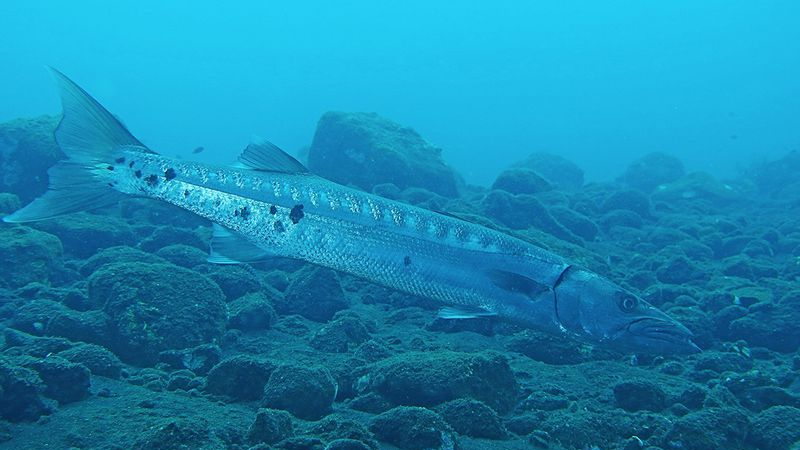
#> input picture data/raw/100_img_.png, 800 x 450 px
$ python -i evaluation.py   (imports and definitions only)   (older library calls are emulated)
#> lines starting #> are read from the running program, lines starting #| are printed output that depends on the picture; long printed decimals are rounded
"""
evaluation.py
水下图像增强的评价指标
该模块包含计算 PSNR、UCIQE 和 UIQM 指标的函数。
"""

import numpy as np
import cv2
from skimage import metrics

# [43 lines left out: functions calculate_psnr, calculate_uciqe, not called in this run]


def calculate_uiqm(img):
    print('\n[UIQM 计算]')
    img = img.astype('float32') / 255.0
    c1 = 0.0282
    c2 = 0.2953
    c3 = 3.5753

    uicm = calculate_uicm(img)
    print(f'UICM: {uicm}')
    uism = calculate_uism(img)
    print(f'UISM: {uism}')
    uiconm = calculate_uiconm(img)
    print(f'UICONM: {uiconm}')

    uiqm = c1 * uicm + c2 * uism + c3 * uiconm
    print(f'计算得到的 UIQM: {uiqm}')
    return uiqm

def calculate_uicm(img):
    r = img[:, :, 2]
    g = img[:, :, 1]
    b = img[:, :, 0]
    rg = r - g
    yb = (r + g) / 2 - b
    rg_std = np.std(rg)
    yb_std = np.std(yb)
    uicm = -0.0268 * rg_std + -0.1586 * yb_std
    print(f'rg_std: {rg_std}, yb_std: {yb_std}')
    return uicm

def calculate_uism(img):
    gray = cv2.cvtColor((img * 255).astype('uint8'), cv2.COLOR_BGR2GRAY)
    sobel_h = cv2.Sobel(gray, cv2.CV_64F, 1, 0, ksize=3)
    sobel_v = cv2.Sobel(gray, cv2.CV_64F, 0, 1, ksize=3)
    gradient_magnitude = np.sqrt(sobel_h ** 2 + sobel_v ** 2)
    uism = np.mean(gradient_magnitude)
    return uism

def calculate_uiconm(img):
    h, w, _ = img.shape
    N = h * w
    alpha = 0.1  # 权重因子
    chroma = np.sqrt(np.sum((img - np.mean(img, axis=(0, 1))) ** 2, axis=2))
    uiconm = alpha * np.sum(chroma) / N
    return uiconm

>>> import cv2
>>> picture = cv2.imread('../../data/raw/100_img_.png')
#> picture is the input picture: shape (450, 800, 3); mean B, G, R 175.4, 134.8, 22.9
>>> result = calculate_uiqm(picture)
#> in calculate_uicm, `g = img[:, :, 1]`:
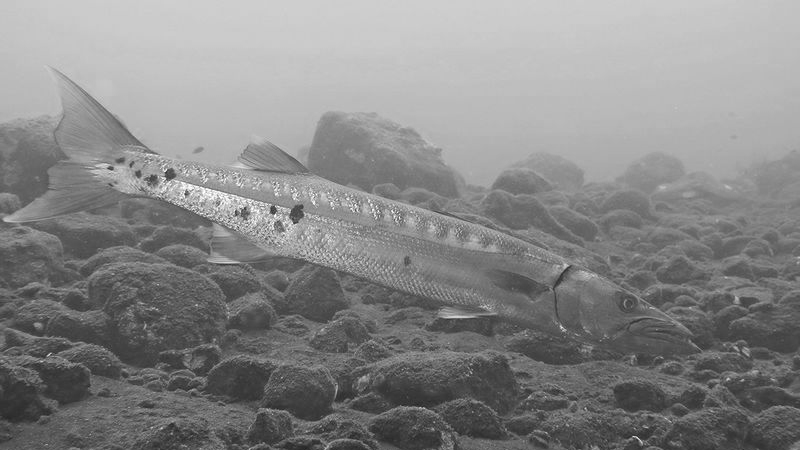
#> g: shape (450, 800) float32; min 0.129, max 1, mean 0.529
#> in calculate_uicm, `b = img[:, :, 0]`:
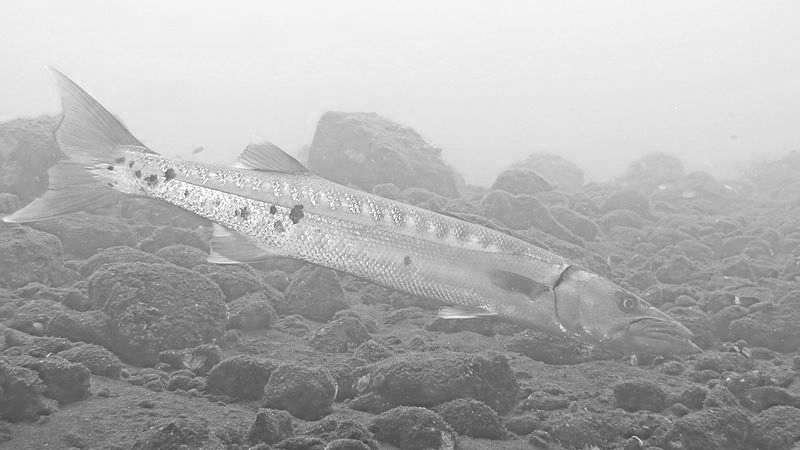
#> b: shape (450, 800) float32; min 0.235, max 1, mean 0.688
#> in calculate_uicm, `yb = (r + g) / 2 - b`:
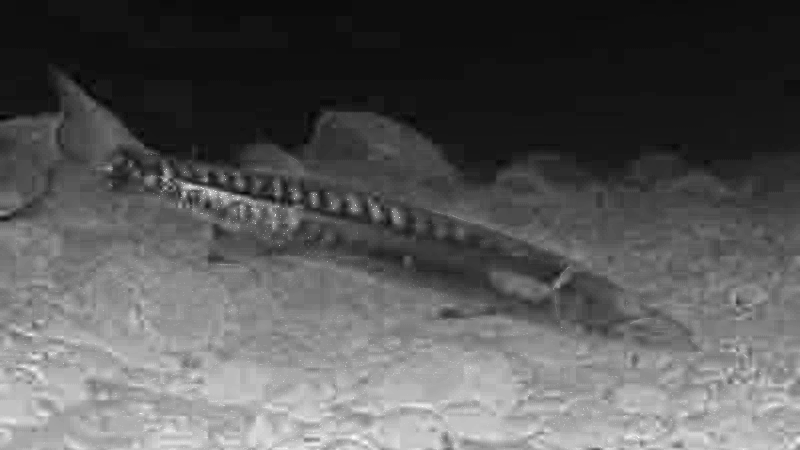
#> yb: shape (450, 800) float32; min -0.502, max -0.147, mean -0.378; drawn with min black and max white
#> in calculate_uicm, `rg_std = np.std(rg)`: rg_std = 0.147
#> in calculate_uicm, `yb_std = np.std(yb)`: yb_std = 0.0859
#> in calculate_uicm, `uicm = -0.0268 * rg_std + -0.1586 * yb_std`: uicm = -0.0176
#| rg_std: 0.1469, yb_std: 0.08589
#| UICM: -0.01756
#> in calculate_uism, `gray = cv2.cvtColor((img * 255).astype('uint8'), cv2.COLOR_BGR2GRAY)`:
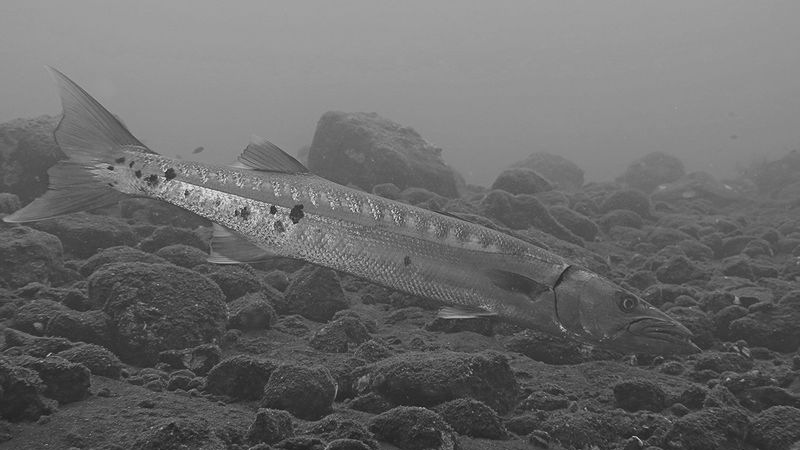
#> gray: shape (450, 800); min 27, max 230, mean 106
#> in calculate_uism, `sobel_v = cv2.Sobel(gray, cv2.CV_64F, 0, 1, ksize=3)`:
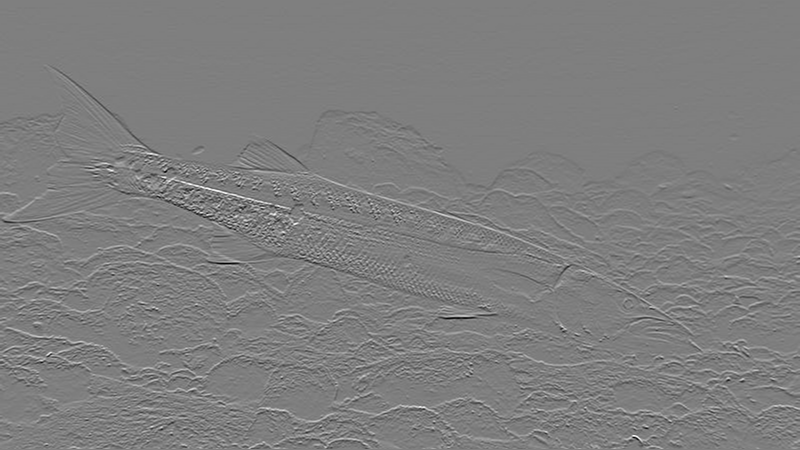
#> sobel_v: shape (450, 800) float64; min -521, max 524, mean -1.7; drawn with min black and max white
#> in calculate_uism, `gradient_magnitude = np.sqrt(sobel_h ** 2 + sobel_v ** 2)`:
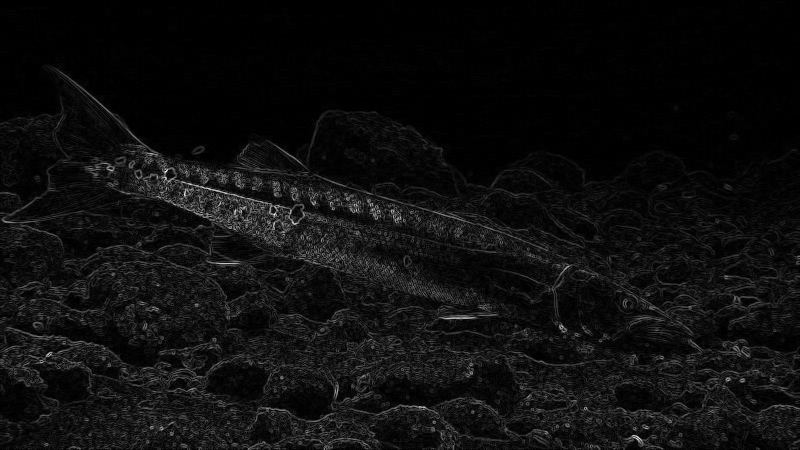
#> gradient_magnitude: shape (450, 800) float64; min 0, max 652.9, mean 37.7; drawn with min black and max white
#> in calculate_uism, `uism = np.mean(gradient_magnitude)`: uism = 37.72
#| UISM: 37.723
#> in calculate_uiconm, `chroma = np.sqrt(np.sum((img - np.mean(img, axis=(0, 1))) ** 2, axis=2))`:
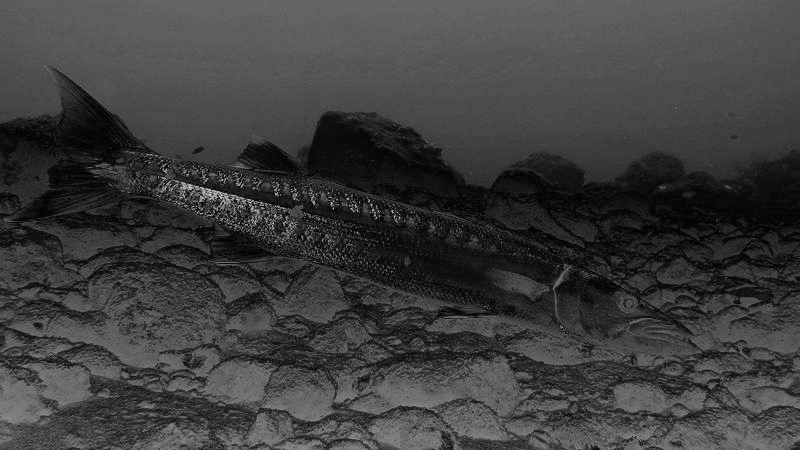
#> chroma: shape (450, 800) float32; min 0.00125, max 0.816, mean 0.243
#> in calculate_uiconm, `uiconm = alpha * np.sum(chroma) / N`: uiconm = 0.0243
#| UICONM: 0.02429
#> in calculate_uiqm, `uiqm = c1 * uicm + c2 * uism + c3 * uiconm`: uiqm = 11.23
#| 计算得到的 UIQM: 11.226
#> result = 11.23

$ run again, on data/raw/117_img_.png
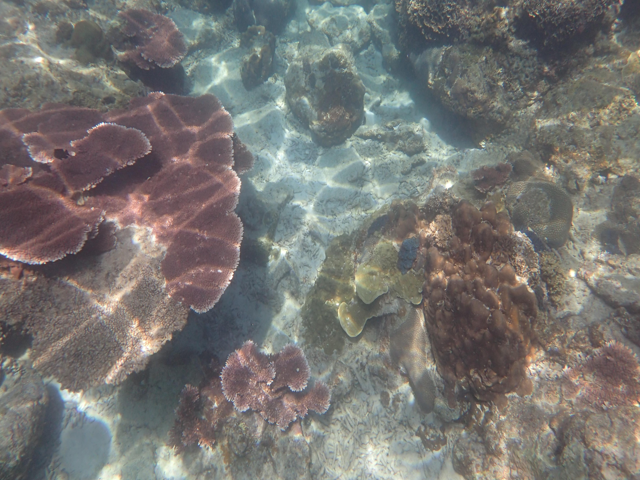
#> input picture data/raw/117_img_.png, 640 x 480 px
#> picture is the input picture: shape (480, 640, 3); mean B, G, R 114.1, 117, 118.7
#> rg_std = 0.0622
#> yb_std = 0.0526
#> in calculate_uicm, `uicm = -0.0268 * rg_std + -0.1586 * yb_std`: uicm = -0.01
#| rg_std: 0.06216, yb_std: 0.0526
#| UICM: -0.01001
#> in calculate_uism, `gradient_magnitude = np.sqrt(sobel_h ** 2 + sobel_v ** 2)`:
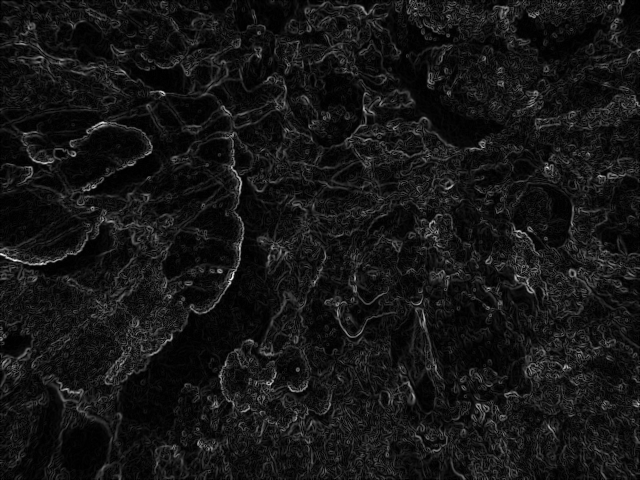
#> gradient_magnitude: shape (480, 640) float64; min 0, max 654.5, mean 56.2; drawn with min black and max white
#> in calculate_uism, `uism = np.mean(gradient_magnitude)`: uism = 56.2
#| UISM: 56.203
#> in calculate_uiconm, `chroma = np.sqrt(np.sum((img - np.mean(img, axis=(0, 1))) ** 2, axis=2))`:
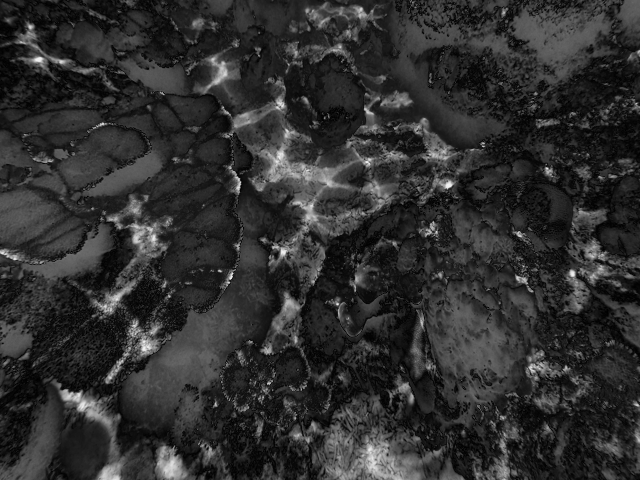
#> chroma: shape (480, 640) float32; min 0.00139, max 0.94, mean 0.187
#> in calculate_uiconm, `uiconm = alpha * np.sum(chroma) / N`: uiconm = 0.0187
#| UICONM: 0.01867
#> uiqm = 16.66
#| 计算得到的 UIQM: 16.663

$ run again, on data/raw/139_img_.png
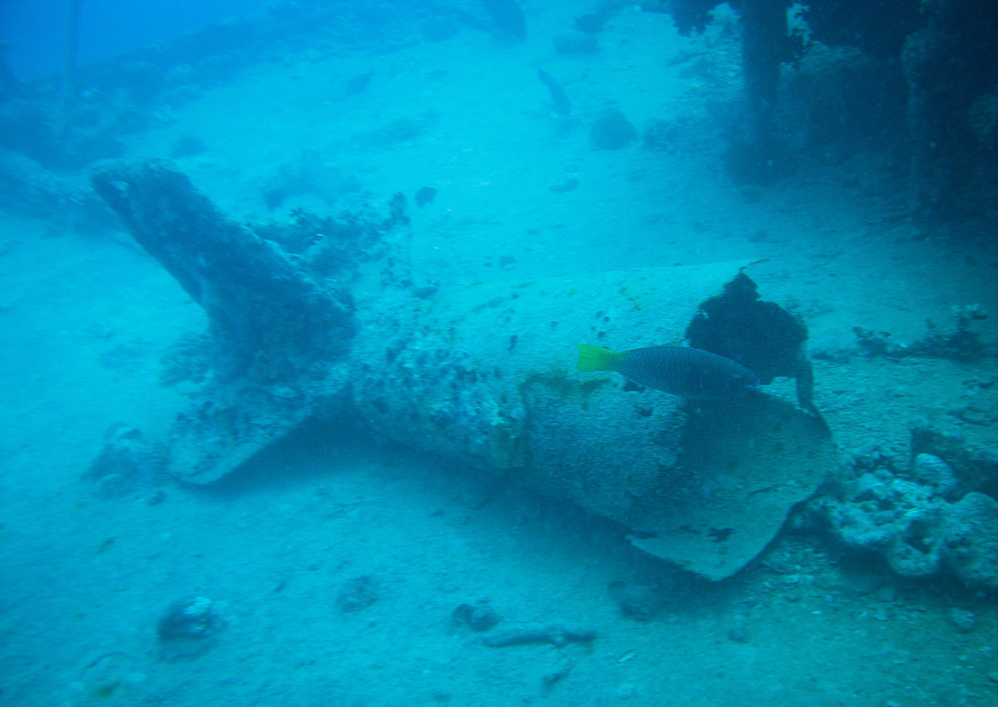
#> input picture data/raw/139_img_.png, 998 x 707 px, shrunk from 1200 x 850 before the run
#> picture is the input picture: shape (707, 998, 3); mean B, G, R 178.2, 141, 1.6
#> rg_std = 0.152
#> yb_std = 0.0982
#> in calculate_uicm, `uicm = -0.0268 * rg_std + -0.1586 * yb_std`: uicm = -0.0196
#| rg_std: 0.1516, yb_std: 0.09818
#| UICM: -0.01963
#> in calculate_uism, `gradient_magnitude = np.sqrt(sobel_h ** 2 + sobel_v ** 2)`:
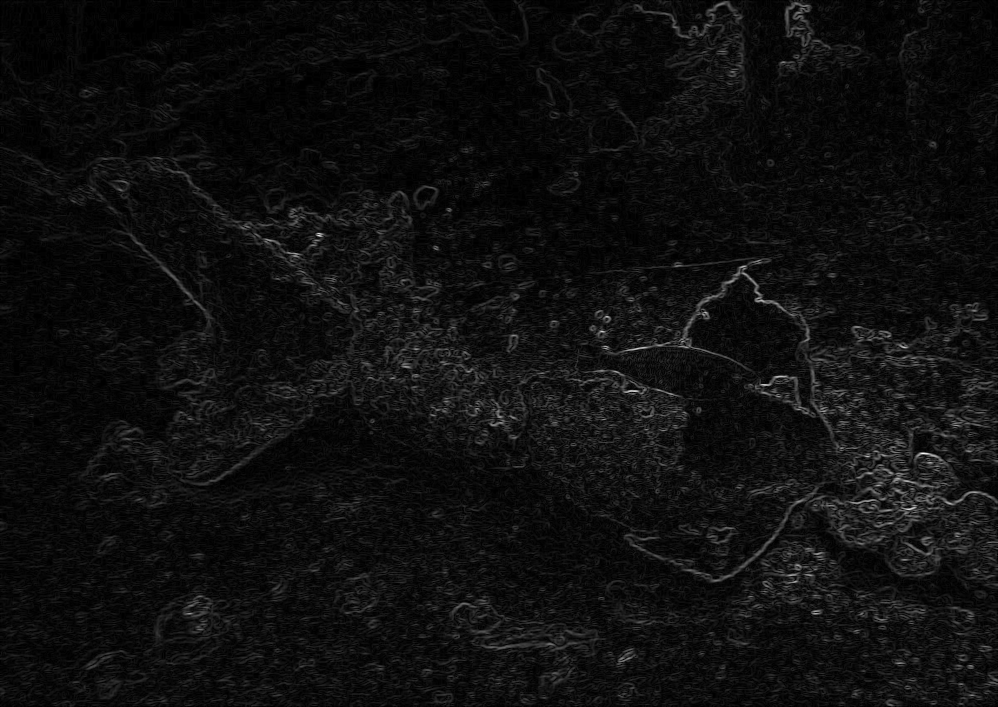
#> gradient_magnitude: shape (707, 998) float64; min 0, max 269, mean 16.1; drawn with min black and max white
#> in calculate_uism, `uism = np.mean(gradient_magnitude)`: uism = 16.14
#| UISM: 16.137
#> in calculate_uiconm, `chroma = np.sqrt(np.sum((img - np.mean(img, axis=(0, 1))) ** 2, axis=2))`:
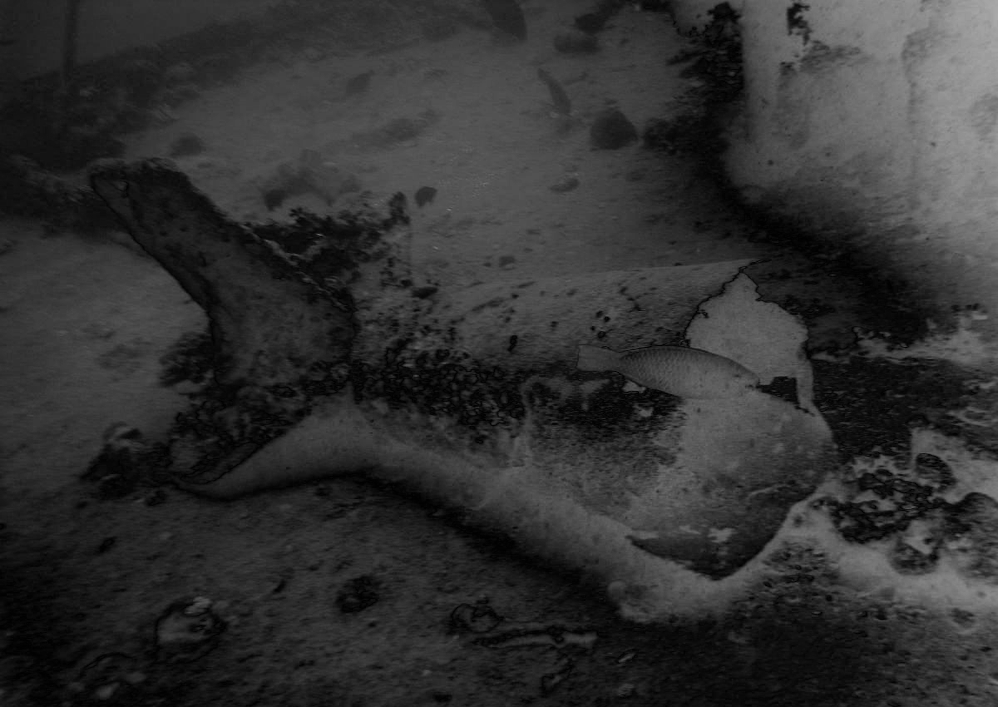
#> chroma: shape (707, 998) float32; min 0.00156, max 0.673, mean 0.193
#> in calculate_uiconm, `uiconm = alpha * np.sum(chroma) / N`: uiconm = 0.0193
#| UICONM: 0.01926
#> uiqm = 4.83
#| 计算得到的 UIQM: 4.834

$ run again, on data/raw/141_img_.png
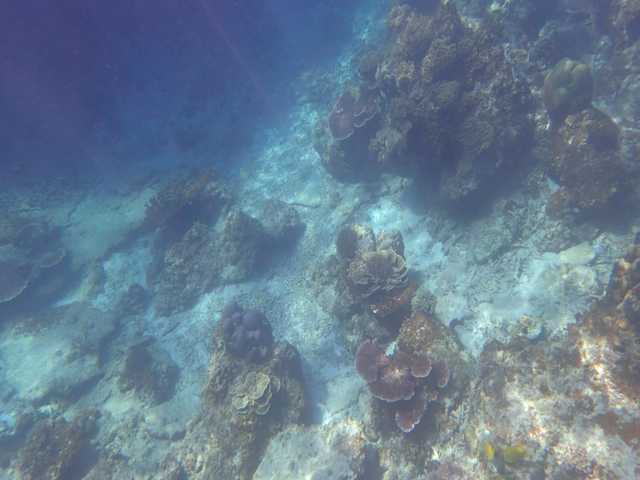
#> input picture data/raw/141_img_.png, 640 x 480 px
#> picture is the input picture: shape (480, 640, 3); mean B, G, R 144.3, 124.6, 101.9
#> rg_std = 0.0581
#> yb_std = 0.077
#> in calculate_uicm, `uicm = -0.0268 * rg_std + -0.1586 * yb_std`: uicm = -0.0138
#| rg_std: 0.0581, yb_std: 0.07698
#| UICM: -0.01377
#> in calculate_uism, `uism = np.mean(gradient_magnitude)`: uism = 37.32
#| UISM: 37.324
#> in calculate_uiconm, `chroma = np.sqrt(np.sum((img - np.mean(img, axis=(0, 1))) ** 2, axis=2))`:
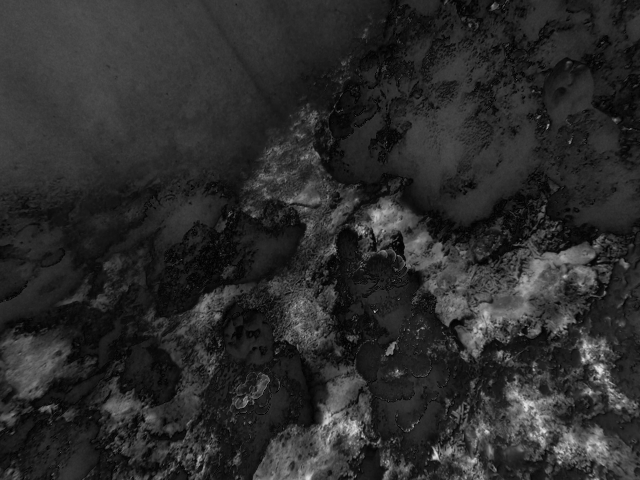
#> chroma: shape (480, 640) float32; min 0.00218, max 0.894, mean 0.174
#> in calculate_uiconm, `uiconm = alpha * np.sum(chroma) / N`: uiconm = 0.0174
#| UICONM: 0.01739
#> uiqm = 11.08
#| 计算得到的 UIQM: 11.083
